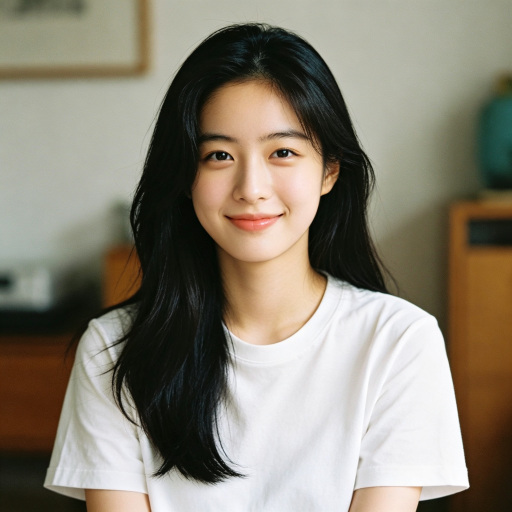
#> input picture examples/female/base-portrait.jpg, 1024 x 1024 px (shown at 1/2 size)
$ python process_id_photo.py ../../examples/female/base-portrait.jpg
#> lines starting #> are read from the running program, lines starting #| are printed output that depends on the picture
#!/usr/bin/env python3
# -*- coding: utf-8 -*-
"""
证件照后处理器（多规格）
============================
去水印 → 按规格比例裁剪 → 高清缩放 → 自适应锐化 → 输出 JPEG

支持中文政务常用规格，用 --spec 切换：
  1inch / small-1inch / large-1inch / small-2inch / 2inch / large-2inch / marriage

为什么默认输出高清档而不是 300dpi 档？
  以一寸为例：295×413 是 25×35mm 在 300dpi 下的理论像素，只有 12 万像素，
  在屏幕上放大查看会明显发糊。1181×1653 保持完全相同的比例，像素量是它的
  16 倍，屏幕清晰、冲印也够用。
  仅在提交系统强制要求时才输出标准版（--tiers 会同时给你两档）。

用法：
  python process_id_photo.py 输入图.png
  python process_id_photo.py 输入图.png --spec 2inch -n 二寸白底_黑色衬衫_经典正式
  python process_id_photo.py 输入图.png --spec marriage --tiers hd,std
  python process_id_photo.py ./原图目录/ --outdir ./out --tiers hd,std,uhd
  python process_id_photo.py 输入图.png --width 2000      # 自定义宽度
  python process_id_photo.py 输入图.png --no-watermark    # 原图无水印（第三方 API 产出）

依赖：pillow, opencv-python, numpy
  安装到隔离虚拟环境（不要全局 pip install）：
    python3 -m venv ~/.venvs/idphoto
    ~/.venvs/idphoto/bin/pip install pillow opencv-python numpy
    ~/.venvs/idphoto/bin/python process_id_photo.py <输入图>
"""

import argparse
import os
import sys


# --- 跨平台终端编码 ---------------------------------------------------------
# Windows 默认 GBK/CP1252 终端下直接 print 中文或 ℹ️ / → 之类符号会抛
# UnicodeEncodeError 让脚本崩掉。这里做分级处理：
#   · 当前编码装不下中文 → 整条流切 UTF-8
#   · 装得下（如 cp936）  → 只把错误策略降级，中文照常显示、个别符号退化为 ?
def _fix_console_encoding():
    for stream in (sys.stdout, sys.stderr):
        enc = (getattr(stream, "encoding", "") or "").lower()
        if not enc:
            continue
        try:
            "中".encode(enc)
        except (UnicodeEncodeError, LookupError):
            try:
                stream.reconfigure(encoding="utf-8", errors="replace")
            except (AttributeError, ValueError, OSError):
                pass
        else:
            try:
                stream.reconfigure(errors="replace")
            except (AttributeError, ValueError, OSError):
                pass


_fix_console_encoding()

from PIL import Image, ImageFilter
import cv2
import numpy as np

# ---------------------------------------------------------------- 规格表
# px300 = 该规格在 300dpi 下的标准像素（用于标准版与宽高比）
# hd_width = 高清档宽度（屏幕查看与打印的主交付）
# head_offset = 竖版裁剪时向下偏移的像素，用于保住头顶；横版构图不适用，取 0
SPECS = {
    "small-1inch": {"label": "小一寸",     "px300": (260, 378), "hd_width": 1040, "head_offset": 20},
    "1inch":       {"label": "一寸",       "px300": (295, 413), "hd_width": 1181, "head_offset": 20},
    "large-1inch": {"label": "大一寸",     "px300": (390, 567), "hd_width": 1560, "head_offset": 20},
    "small-2inch": {"label": "小二寸",     "px300": (413, 531), "hd_width": 1652, "head_offset": 20},
    "2inch":       {"label": "二寸",       "px300": (413, 579), "hd_width": 1652, "head_offset": 20},
    "large-2inch": {"label": "大二寸",     "px300": (413, 630), "hd_width": 1652, "head_offset": 20},
    "marriage":    {"label": "结婚证合影", "px300": (626, 413), "hd_width": 2504, "head_offset": 0},
}
# 驾照与"小一寸"尺寸相同（22×32mm），单独列一个别名方便按用途选
SPECS["driving-license"] = dict(SPECS["small-1inch"], label="驾照")
DEFAULT_SPEC = "1inch"

# 档位定义：scale 为相对高清档宽度的倍数
TIERS = {
    "hd":  {"scale": 1,    "dpi": 1200, "quality": 96, "subdir": ""},
    "std": {"scale": None, "dpi": 300,  "quality": 96, "subdir": "{w}x{h}标准版"},  # 用 px300 尺寸
    "uhd": {"scale": 2,    "dpi": 2400, "quality": 98, "subdir": "超清版"},
}
DEFAULT_OUTDIR = "./id_photos"

# AI 生成图右下角水印的占比（相对图宽/高）—— 按需微调
WM_RATIO_W = 0.176
WM_RATIO_H = 0.091

IMAGE_EXT = (".png", ".jpg", ".jpeg", ".webp", ".bmp")


def spec_size(spec, tier):
    """返回 (宽, 高)。"""
#> in process, img is the input picture: PIL image 1024x1024 RGB; mean R, G, B 137.4, 130.6, 116.1
    cfg = SPECS[spec]
    pw, ph = cfg["px300"]
    ratio = pw / ph                      # 以 300dpi 标准像素的比值为准
    if tier == "std":
        w = pw
    else:
        w = round(cfg["hd_width"] * TIERS[tier]["scale"])
    return w, round(w / ratio)


def remove_watermark(img_np):
    """用 OpenCV inpaint 抹掉右下角的水印。"""
    h, w = img_np.shape[:2]
#> h = 1024; w = 1024
    mask = np.zeros((h, w), dtype=np.uint8)
    mask[h - int(h * WM_RATIO_H):h, w - int(w * WM_RATIO_W):w] = 255
    return cv2.inpaint(img_np, mask, 3, cv2.INPAINT_TELEA)


def crop_to_spec(img, spec):
    """按规格比例居中裁剪。

    源图比目标"更高"→ 切上下，并下移 head_offset 保住头顶；
    源图比目标"更宽"→ 切左右。横版规格 head_offset 为 0。
    """
#> called with spec = '1inch'
    cfg = SPECS[spec]
    pw, ph = cfg["px300"]
    ratio = pw / ph
    offset = cfg["head_offset"]

    w, h = img.size
#> w = 1024; h = 1024
    new_h = int(w / ratio)
#> new_h = 1433
    if new_h <= h:
        top = min((h - new_h) // 2 + offset, h - new_h)
        return img.crop((0, top, w, top + new_h))
    new_w = int(h * ratio)
#> new_w = 731
    left = (w - new_w) // 2
#> left = 146
    return img.crop((left, 0, left + new_w, h))
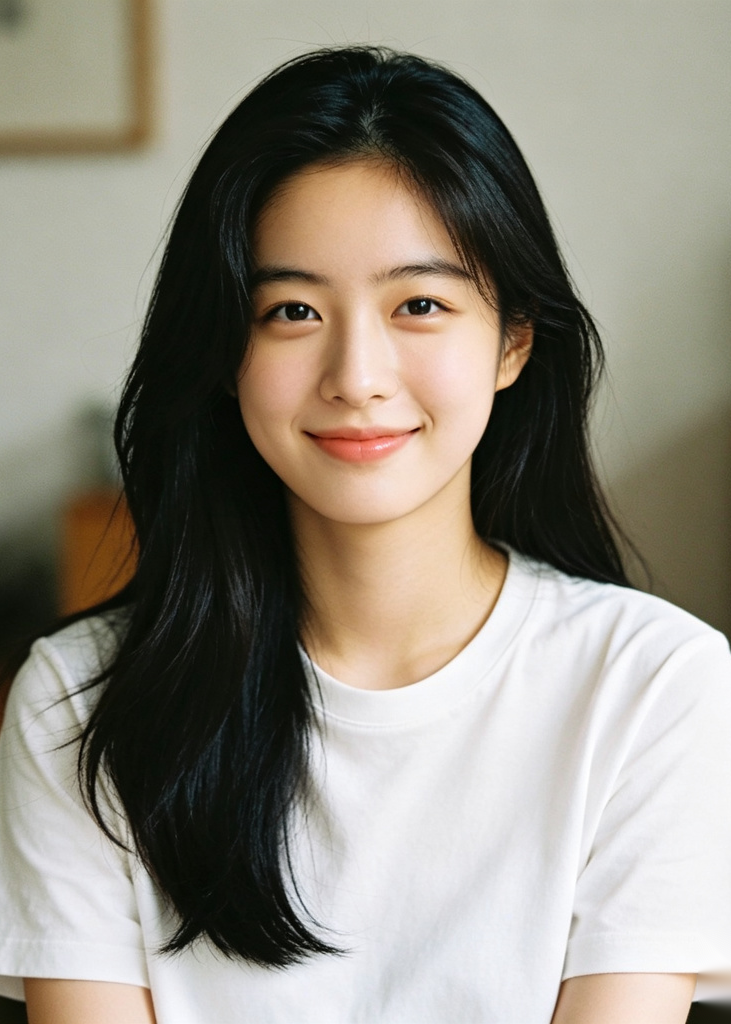
#> returned value: PIL image 731x1024 RGB; mean R, G, B 146.4, 140.8, 129.2


def sharpen_percent(src_w, out_w):
    """按缩放比自适应锐化强度，避免过锐出光晕。

    源图/目标 ≥1.2（大幅缩小）→ 32%
    1.0–1.2（小幅缩小）        → 45%
    <1.0（放大）               → 40%
    """
    scale = src_w / out_w
    if scale >= 1.2:
        return 32
    if scale >= 1.0:
        return 45
    return 40


def process(src, dst, spec=DEFAULT_SPEC, tier="hd", width=None,
            watermark=True, sharpen=True):
    img = Image.open(src).convert("RGB")
    arr = np.array(img)
    if watermark:
        arr = remove_watermark(arr)
    img = Image.fromarray(arr)

    # 先在原始分辨率下按规格比例裁剪，避免二次损失
    img = crop_to_spec(img, spec)
    src_w = img.size[0]
#> src_w = 731

    out_w, out_h = (width, round(width * spec_size(spec, tier)[1] / spec_size(spec, tier)[0])) \
        if width else spec_size(spec, tier)

    img = img.resize((out_w, out_h), Image.LANCZOS)
#> img: PIL image 1181x1653 RGB

    if sharpen:
        pct = sharpen_percent(src_w, out_w)
#> pct = 40
        img = img.filter(ImageFilter.UnsharpMask(radius=1.2, percent=pct, threshold=3))

    os.makedirs(os.path.dirname(os.path.abspath(dst)), exist_ok=True)
    dpi = TIERS[tier]["dpi"]
    quality = TIERS[tier]["quality"]
    img.save(dst, "JPEG", quality=quality, dpi=(dpi, dpi), subsampling=0)
    return out_w, out_h


def build_name(src, name, outdir, spec=DEFAULT_SPEC):
    if name:
        stem = name
    else:
        label = SPECS[spec]["label"]
        stem = f"{label}白底_" + os.path.splitext(os.path.basename(src))[0]
    if not stem.lower().endswith(".jpg"):
        stem += ".jpg"
    return os.path.join(outdir, stem)


def main():
    p = argparse.ArgumentParser(
        description="证件照后处理器：去水印 → 规格裁剪 → 高清缩放 → 自适应锐化",
        formatter_class=argparse.RawDescriptionHelpFormatter,
        epilog="可用规格：\n  " + "\n  ".join(
            f"{k:<14} {v['label']}  {v['px300'][0]}x{v['px300'][1]} @300dpi → 高清 {v['hd_width']}px 宽"
            for k, v in SPECS.items()
        ),
    )
    p.add_argument("input", help="输入图片路径，或包含图片的目录（批量）")
    p.add_argument("--spec", default=DEFAULT_SPEC, choices=list(SPECS),
                   help=f"规格，默认 {DEFAULT_SPEC}（一寸）")
    p.add_argument("-n", "--name", default="", help="输出文件名（不含目录）")
    p.add_argument("--outdir", default=DEFAULT_OUTDIR, help=f"输出目录，默认 {DEFAULT_OUTDIR}")
    p.add_argument("--tiers", default="",
                   help="一键输出多档，逗号分隔：hd,std,uhd。各档自动输出到独立子目录，"
                        "避免同名覆盖（标准版覆盖高清版是踩过的坑）")
    p.add_argument("--width", type=int, default=None, help="自定义输出宽度（高度按规格比例自动计算）")
    p.add_argument("--std", action="store_true", help="等价于 --tiers std（单出标准版）")
    p.add_argument("--no-watermark", action="store_true", help="跳过去水印步骤")
    p.add_argument("--no-sharpen", action="store_true", help="跳过锐化步骤")
    args = p.parse_args()

    if not os.path.exists(args.input):
        sys.exit(f"错误：找不到输入路径 {args.input}")

    # 决定输出哪些档位
    if args.tiers:
        wanted = [t.strip() for t in args.tiers.split(",") if t.strip()]
        bad = [t for t in wanted if t not in TIERS]
        if bad:
            sys.exit(f"错误：未知档位 {bad}，可选 {list(TIERS)}")
    elif args.std:
        wanted = ["std"]
    else:
        wanted = ["hd"]

    if os.path.isdir(args.input):
        files = sorted(
            os.path.join(args.input, f)
            for f in os.listdir(args.input)
            if f.lower().endswith(IMAGE_EXT)
        )
        if not files:
            sys.exit(f"错误：目录中没有图片 {args.input}")
    else:
        files = [args.input]

    cfg = SPECS[args.spec]
    made = []
    for src in files:
        for tier in wanted:
            w, h = spec_size(args.spec, tier)
            subdir = TIERS[tier]["subdir"].format(w=w, h=h)
            outdir = os.path.join(args.outdir, subdir) if subdir else args.outdir

            # 超清档必须真的放得下，否则是插值假细节
            if tier == "uhd":
                probe = Image.open(src)
                cropped_w = crop_to_spec(probe.convert("RGB"), args.spec).size[0]
                if cropped_w < w:
                    print(f"[跳过] {os.path.basename(src)} 超清档：源图裁剪后仅 {cropped_w}px 宽 "
                          f"< 需要的 {w}px，放大只会得到假细节")
                    continue

            dst = build_name(src, args.name, outdir, args.spec)
            ow, oh = process(src, dst, spec=args.spec, tier=tier, width=args.width,
                             watermark=not args.no_watermark,
                             sharpen=not args.no_sharpen)
            print(f"[完成] {os.path.basename(src)} -> {dst} ({ow}x{oh}, {TIERS[tier]['dpi']}dpi)")
            made.append(dst)

    print(f"\n规格：{cfg['label']}（{cfg['px300'][0]}x{cfg['px300'][1]} @300dpi）"
          f"，共输出 {len(made)} 个文件，根目录：{args.outdir}")


if __name__ == "__main__":
    main()
